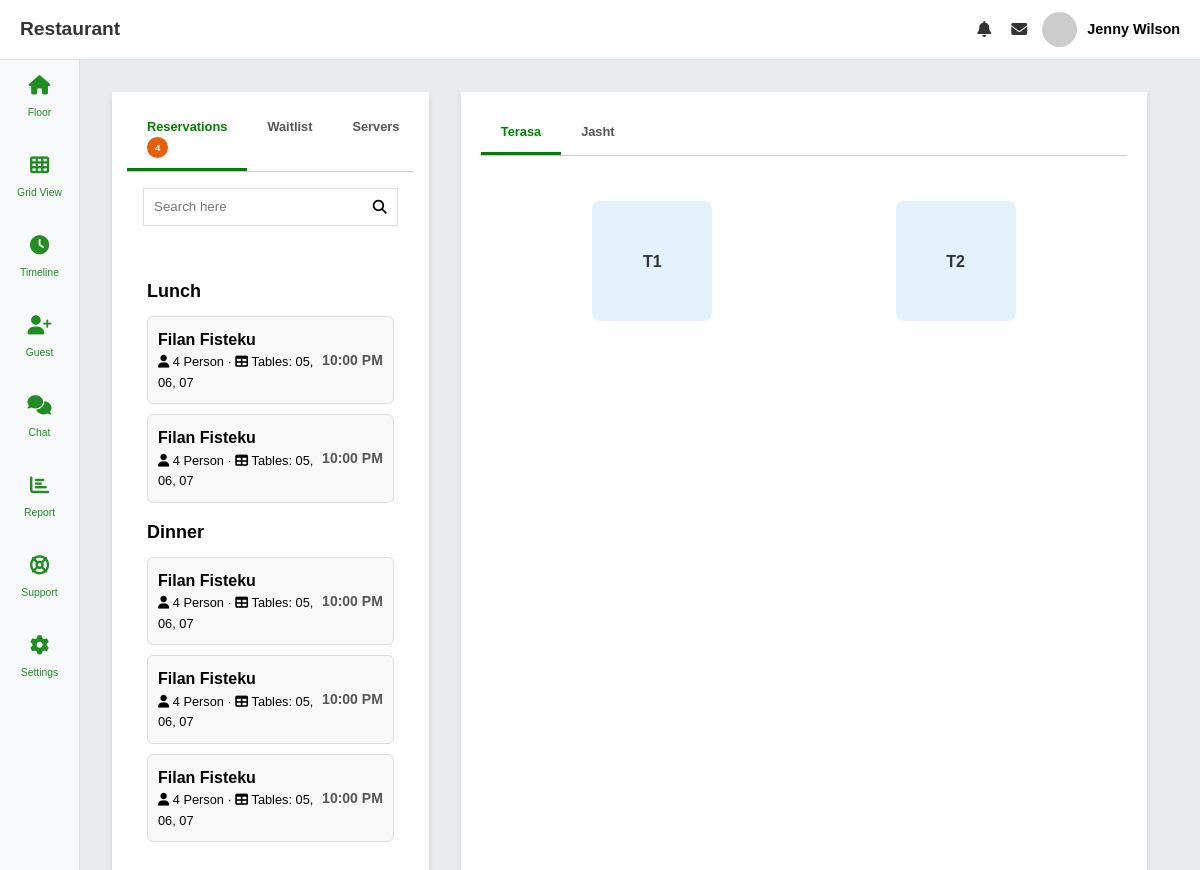
The page / on the database its author committed.
### tables this page shows
CREATE TABLE `tables_floors` (
  `tf_id` int(11) NOT NULL,
  `tf_name` varchar(50) DEFAULT NULL
);

CREATE TABLE `tables` (
  `table_id` int(11) NOT NULL,
  `table_name` varchar(50) DEFAULT NULL,
  `table_floor` int(11) DEFAULT NULL,
  `table_row` int(11) NOT NULL
);

### classes/Tables.php (called while the page is built, shortened)
<?php
class Tables {
    public function getFloors() {
        $config = new Database();
        $conn = $config->getConnection();
        $sql = "SELECT * FROM tables_floors";
        $result = mysqli_query($conn, $sql);
        if (mysqli_num_rows($result) > 0) {
            while ($row = mysqli_fetch_assoc($result)) {
                $floors[] = $row;
            }
            return $floors;
        } else {
            return array();
        }
    }
    public function getTables() {
        $config = new Database();
        $conn = $config->getConnection();
        $sql = "SELECT * FROM tables t INNER JOIN tables_floors tf on t.table_floor = tf.tf_id";
        $result = mysqli_query($conn, $sql);
        if (mysqli_num_rows($result) > 0) {
            while ($row = mysqli_fetch_assoc($result)) {
                $tables[] = $row;
            }
            return $tables;
        } else {
            return array();
        }
    }
}
?>

### index.php (the view, shortened to what this page needs)
<?php
require_once 'includes/header.php';
require_once 'classes/Tables.php';
$tables = new Tables();
$allFloors = $tables->getFloors();
$getTables = $tables->getTables();
$tablesByFloor = [];
foreach ($getTables as $table) {
    $tablesByFloor[$table['table_floor']][] = $table;
}
?>
<section class="tables-content">
    <div class="reservations mr-4">
        <div class="reservations-head">
            <ul>
                <li class="tab active" data-tab="reservations">Reservations <span class="count">4</span></li>
                <li class="tab" data-tab="waitlist">Waitlist</li>
                <li class="tab" data-tab="servers">Servers</li>
            </ul>
            <div class="search-filter m-2">
                <input type="text" placeholder="Search here">
                <button class="filter-btn">
                    <i class="fa fa-magnifying-glass"></i>
                </button>
            </div>
        </div>
        <div class="reservations-body tab-content" id="reservations">
            <h3>Lunch</h3>
            <div class="reservation-item">
                <div class="info">
                    <p class="name">Filan Fisteku</p>
                    <p style="font-size: 0.8rem;"><i class="fa fa-user"></i> 4 Person · <i class="fa fa-table"></i> Tables: 05, 06, 07</p>
                </div>
                <div class="time">10:00 PM</div>
            </div>
            <div class="reservation-item">
                <div class="info">
                    <p class="name">Filan Fisteku</p>
                    <p style="font-size: 0.8rem;"><i class="fa fa-user"></i> 4 Person · <i class="fa fa-table"></i> Tables: 05, 06, 07</p>
                </div>
                <div class="time">10:00 PM</div>
            </div>
            <h3>Dinner</h3>
            <div class="reservation-item">
                <div class="info">
                    <p class="name">Filan Fisteku</p>
                    <p style="font-size: 0.8rem;"><i class="fa fa-user"></i> 4 Person · <i class="fa fa-table"></i> Tables: 05, 06, 07</p>
                </div>
                <div class="time">10:00 PM</div>
            </div>
            <div class="reservation-item">
                <div class="info">
                    <p class="name">Filan Fisteku</p>
                    <p style="font-size: 0.8rem;"><i class="fa fa-user"></i> 4 Person · <i class="fa fa-table"></i> Tables: 05, 06, 07</p>
                </div>
                <div class="time">10:00 PM</div>
            </div>
            <div class="reservation-item">
                <div class="info">
                    <p class="name">Filan Fisteku</p>
                    <p style="font-size: 0.8rem;"><i class="fa fa-user"></i> 4 Person · <i class="fa fa-table"></i> Tables: 05, 06, 07</p>
                </div>
                <div class="time">10:00 PM</div>
            </div>
        </div>
    </div>
    <div class="tables">
        <div class="tables-head">
            <ul>
                <?php
                if (!empty($allFloors)) {
                    foreach ($allFloors as $index => $floor) {
                        $activeClass = ($index == 0) ? 'active' : '';
                ?>
                        <li class="tab <?php echo $activeClass; ?>" data-tab="<?php echo $floor['tf_name']; ?>"><?php echo $floor['tf_name']; ?></li>
                <?php
                    }
                } else {
                    echo "No tables found.";
                }
                ?>
            </ul>
        </div>
        <div class="tables-body">
            <?php
            if (!empty($allFloors)) {
                foreach ($allFloors as $index => $floor) {
                    $activeClass = ($index == 0) ? '' : 'display: none;';
            ?>
                    <div class="tab-content" id="<?php echo $floor['tf_name']; ?>" style="<?php echo $activeClass; ?>">
                        <div class="row-table">
                            <?php
                            if (isset($tablesByFloor[$floor['tf_id']])) {
                                foreach ($tablesByFloor[$floor['tf_id']] as $table) {
                            ?>
                                    <a class="table-link" href="order.php?id=<?php echo $table['table_id']; ?>"><?php echo htmlspecialchars($table['table_name']); ?></a>
                            <?php
                                }
                            } else {
                                echo "No tables found for this floor.";
                            }
                            ?>
                        </div>
                    </div>
            <?php
                }
            } else {
                echo "No floors found.";
            }
            ?>
        </div>
    </div>
</section>
</div>
<?php
require_once 'includes/footer.php';
?>

### assets/css/style.css (style rules this page uses)
* { margin: 0; padding: 0; box-sizing: border-box; }
:root { --spacer: 2rem; --primary-color: #228b22; --secondary-color: #000; }
h1, h2, h3, h4, h5, h6 { font-weight: bold; }
h3 { font-size: 1.75rem; }
a { text-decoration: none; color: #000; }
.m-2 { margin: calc(var(--spacer) * 0.5) !important; }
.mr-4 { margin-right: var(--spacer) !important; }
body { font-family: "Poppins", sans-serif; line-height: 1.6; height: 100vh; overflow: hidden; }
.tables-content { display: flex; padding: 1rem; flex-wrap: wrap; }
.tables { width: 65%; min-width: 250px; background-color: #fff; height: 100vh; padding: 20px; box-shadow: 0 4px 6px rgba(0, 0, 0, 0.1); }
.tables-head ul li { padding: 10px 20px; cursor: pointer; font-weight: bold; color: #555; }
.tables-head ul li.active { color: green; border-bottom: 3px solid green; }
.tables-body { padding-top: 10px; }
.row-table { display: flex; justify-content: space-around; flex-wrap: wrap; }
.table-link { width: 120px; height: 120px; display: flex; justify-content: center; align-items: center; background-color: #e3f2fd; border-radius: 8px; font-weight: bold; color: #333; margin: 5px; }
.tables-head ul { list-style: none; display: flex; margin: 0; padding: 0; border-bottom: 1px solid #ccc; }
.tables-head ul li { padding: 10px 20px; cursor: pointer; font-weight: bold; color: #555; transition: color 0.3s ease, border-bottom 0.3s ease; font-size: 0.8rem; }
.tab-content { padding: 20px; margin-top: 10px; }
.reservations { width: 30%; min-width: 250px; background-color: #fff; height: 100vh; box-shadow: 0 4px 6px rgba(0, 0, 0, 0.1); padding: 15px; }
.reservations-head ul { list-style: none; display: flex; margin: 0; padding: 0; border-bottom: 1px solid #ccc; }
.reservations-head ul li { padding: 10px 20px; cursor: pointer; font-weight: bold; color: #555; transition: color 0.3s ease, border-bottom 0.3s ease; font-size: 0.8rem; }
.reservations-head ul li.active { color: green; border-bottom: 3px solid green; }
.search-filter { display: flex; justify-content: space-between; padding: 5px 0; background-color: #fff; border: 1px solid #ddd }
.search-filter input { width: 80%; padding: 5px 0 5px 10px; border: none; outline: none; border-radius: 4px; }
.filter-btn { padding: 5px 10px; border: none; cursor: pointer; font-size: 14px; background: none; }
.reservations-body h3 { margin-top: 15px; margin-bottom: 10px; font-size: 18px; }
.reservation-item { display: flex; justify-content: space-between; align-items: center; background-color: #f9f9f9; border: 1px solid #ddd; padding: 10px; border-radius: 6px; margin-bottom: 10px; }
.reservation-item .info { flex: 1; }
.reservation-item .info p { margin: 0; }
.reservation-item .name { font-weight: bold; font-size: 16px; }
.reservation-item .time { font-size: 14px; font-weight: bold; color: #555; }
.count { color: #fff; background-color: #e55f0c; font-size: 0.6rem; padding: 5px 8px; border-radius: 50%; }

### rows shown on the page
tables_floors: tf_name "Terasa"
tables_floors: tf_name "Jasht"
tables: table_name "T1"
tables: table_name "T2"
